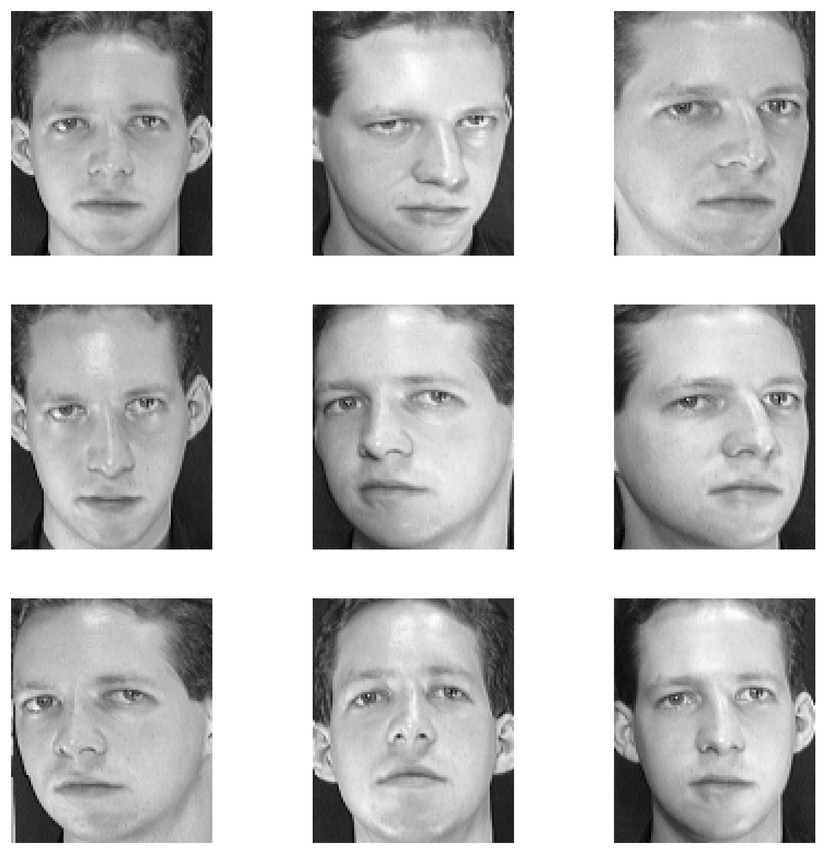
#> input picture 2019 Autumn：computer vision/EXP 4：face detection/image/eigenface_detect/data_set.jpg, 826 x 854 px, shrunk from 2248 x 2325 before the run; its folder holds only this picture in this run
$ python -i visual_features.py   (imports and definitions only)   (older library calls are emulated)
#> lines starting #> are read from the running program, lines starting #| are printed output that depends on the picture
"""!
@brief Visual Features
@details: This script stores the functions required for basic image feature
extraction
@author Theodoros Giannakopoulos {tyiannak@gmail.com}
"""
import cv2
from skimage.feature import local_binary_pattern
from skimage.feature import hog
from numpy.lib.stride_tricks import as_strided as ast
import os
import pickle
import scipy
import numpy as np


class ImageFeatureExtractor():
    """@brief  Image Feature Extractor Class
    @param list_of_features (\a list) list of features to extract. One or
    more from []
    """
    def __init__(self, list_of_features=["lbps", "hogs", "colors"]):
        # get all annotations using multiple annotator flag:
        self.list_of_features = list_of_features


    def getRGBS(self, image):
        n_bins_per_hist = 16
        chans = cv2.split(image)
        colors = ("r", "g", "b")
        features = []
        features_sobel = []
        # RGB Histograms:
        for (chan, color) in zip(chans, colors):  # loop over the image channels
            # get histograms
            hist = cv2.calcHist([chan], [0], None, [n_bins_per_hist], [0, 256])
            hist = hist / hist.sum()
            features.extend(hist[:, 0].tolist())
        features.extend(features_sobel)
        # Gray Histogram
        img_gray = cv2.cvtColor(image, cv2.COLOR_BGR2GRAY)
        hist_gray = cv2.calcHist([chan], [0], None, [n_bins_per_hist], [0, 256])
        hist_gray = hist_gray / hist_gray.sum()
        features.extend(hist_gray[:, 0].tolist())
        grad_x = np.abs(
            cv2.Sobel(img_gray, cv2.CV_16S, 1, 0, ksize=3, scale=1, delta=0,
                      borderType=cv2.BORDER_DEFAULT))
        grad_y = np.abs(
            cv2.Sobel(img_gray, cv2.CV_16S, 0, 1, ksize=3, scale=1, delta=0,
                      borderType=cv2.BORDER_DEFAULT))
        abs_grad_x = cv2.convertScaleAbs(grad_x)
        abs_grad_y = cv2.convertScaleAbs(grad_y)
        dst = cv2.addWeighted(abs_grad_x, 0.5, abs_grad_y, 0.5, 0)
        histSobel = cv2.calcHist([dst], [0], None, [n_bins_per_hist], [0, 256])
        histSobel = histSobel / histSobel.sum()
        features.extend(histSobel[:, 0].tolist())
        # HSV histogram
        hsv = cv2.cvtColor(image, cv2.COLOR_BGR2HSV)
        chans = cv2.split(hsv)  # take the S channel
        S = chans[1]
        hist2 = cv2.calcHist([S], [0], None, [n_bins_per_hist], [0, 256])
        hist2 = hist2 / hist2.sum()
        features.extend(hist2[:, 0].tolist())
        f_names = ["Color-R" + str(i) for i in range(n_bins_per_hist)]
        f_names.extend(["Color-G" + str(i) for i in range(n_bins_per_hist)])
        f_names.extend(["Color-B" + str(i) for i in range(n_bins_per_hist)])
        f_names.extend(["Color-Gray" + str(i) for i in range(n_bins_per_hist)])
        f_names.extend(["Color-GraySobel" + str(i) for i in range(n_bins_per_hist)])
        f_names.extend(["Color-Satur" + str(i) for i in range(n_bins_per_hist)])
        return np.array(features), f_names

    def block_view(self, A, block=(32, 32)):
        shape = (A.shape[0] // block[0], A.shape[1] // block[1]) + block
        strides = (block[0] * A.strides[0], block[1] * A.strides[1]) + A.strides

        return ast(A, shape=shape, strides=strides)

    def normalize(self, v):
        norm = np.linalg.norm(v)
        if norm == 0:
            return v
        return v / norm

    def getLBP(self, img):
        img2 = cv2.cvtColor(img, cv2.COLOR_BGR2GRAY)
        radius = 1
        n_points = 8 * radius
        lbpImage = (local_binary_pattern(img2, n_points, radius)).astype(
            int) ** (1.0 / radius)
        # block processing:
        lbpImages = self.block_view(lbpImage,
                                    (int(lbpImage.shape[0] / 4),
                                     int(lbpImage.shape[1] / 4)))
        count = 0
        LBP = np.array([]);
        for i in range(lbpImages.shape[0]):  # for each block:
            for j in range(lbpImages.shape[1]):
                count += 1
                LBPt = cv2.calcHist([lbpImages[i, j, :, :].astype('uint8')],
                                    [0], None, [8], [0, 256])
                LBP = np.append(LBP, LBPt[:, 0]);
        f_names = ["LBP" + str(i).zfill(2) for i in range(len(LBP))]
        return self.normalize(LBP), f_names

    def getHOG(self, img, n_hogs_per_dim = 4):
        pixels_per_cell_h = img.shape[0] // n_hogs_per_dim
        pixels_per_cell_w = img.shape[1] // n_hogs_per_dim
        fd = hog(img, orientations=8,
                  pixels_per_cell=(pixels_per_cell_h, pixels_per_cell_w),
                  cells_per_block=(1, 1), visualize=False, multichannel=True)
        f_names = ['HOG' + str(i).zfill(2) for i in range(len(fd))]
        return fd, f_names

    # [19 lines left out: function getKAZE, not called in this run]

    def extract_features(self, file_path):
        # read image
        img = cv2.cvtColor(cv2.imread(file_path), cv2.COLOR_BGR2RGB)
#> img is the input picture: shape (854, 826, 3); min 0, max 255, mean 191.7
        features = []
        feature_names = []
        if "colors" in self.list_of_features:
            f, fn = self.getRGBS(img)
#> the loop in getRGBS, `for (chan, color) in zip(chans, colors):` made 3 passes
#> color on passes 1 to 3: 'r', 'g', 'b'
#> after the loop in getRGBS, `for (chan, color) in zip(chans, colors):`: features = 48 values, max 0.37 at index 15, min 0.00179 at index 0, mean 0.0625
#> in getRGBS, `hist_gray = cv2.calcHist([chan], [0], None, [n_bins_per_hist], [0, 256])`: hist_gray = [1263, 10718, 34353, 17809, 11984, 12604, 12989, 14921, 19405, 30992, 51016, 83794, 75199, 49114, 18455, 260788]
#> in getRGBS, `hist_gray = hist_gray / hist_gray.sum()`: hist_gray = [0.00179, 0.0152, 0.0487, 0.0252, 0.017, 0.0179, 0.0184, 0.0212, 0.0275, 0.0439, 0.0723, 0.119, 0.107, 0.0696, 0.0262, 0.37]
#> in getRGBS, `grad_y = np.abs( cv2.Sobel(img_gray, cv2.CV_16S, 0, 1, ksize=3, scale=..`:
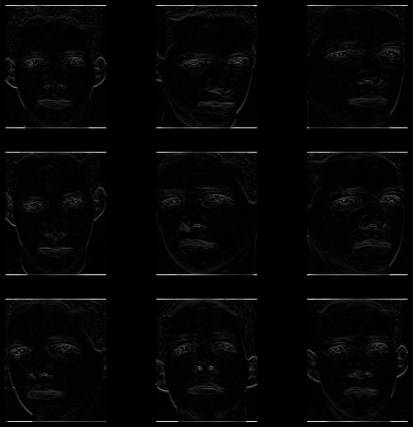
#> grad_y: shape (854, 826) int16 (shown at 1/2 size); min 0, max 1020, mean 20.8; drawn with min black and max white
#> in getRGBS, `abs_grad_x = cv2.convertScaleAbs(grad_x)`:
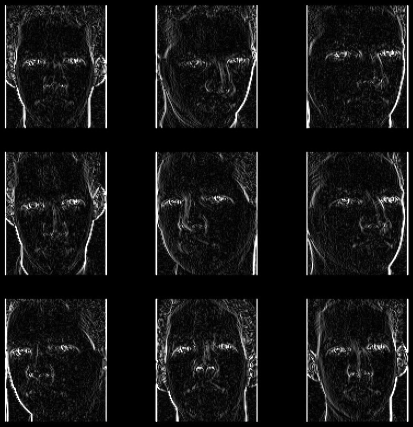
#> abs_grad_x: shape (854, 826) (shown at 1/2 size); min 0, max 255, mean 21.5
#> in getRGBS, `abs_grad_y = cv2.convertScaleAbs(grad_y)`:
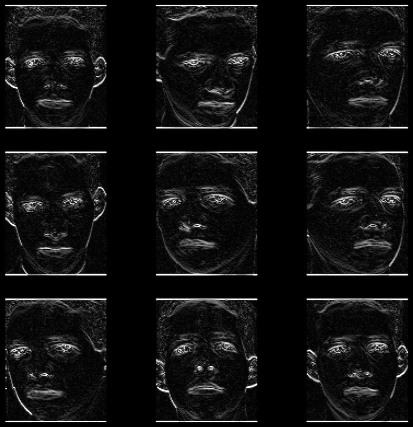
#> abs_grad_y: shape (854, 826) (shown at 1/2 size); min 0, max 255, mean 17.9
#> in getRGBS, `dst = cv2.addWeighted(abs_grad_x, 0.5, abs_grad_y, 0.5, 0)`:
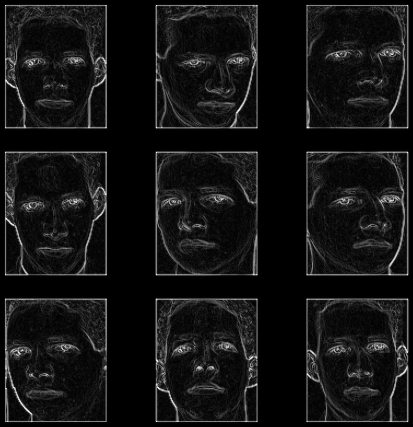
#> dst: shape (854, 826) (shown at 1/2 size); min 0, max 255, mean 19.7
#> in getRGBS, `histSobel = cv2.calcHist([dst], [0], None, [n_bins_per_hist], [0, 256])`: histSobel = [462568, 117471, 47661, 22664, 12041, 7390, 4851, 3817, 18885, 3497, 1776, 1016, 642, 423, 292, 410]
#> in getRGBS, `histSobel = histSobel / histSobel.sum()`: histSobel = [0.656, 0.167, 0.0676, 0.0321, 0.0171, 0.0105, 0.00688, 0.00541, 0.0268, 0.00496, 0.00252, 0.00144, 0.00091, 0.0006, 0.000414, 0.000581]
#> in getRGBS, `hist2 = cv2.calcHist([S], [0], None, [n_bins_per_hist], [0, 256])`: hist2 = [705404, 0, 0, 0, 0, 0, 0, 0, 0, 0, 0, 0, 0, 0, 0, 0]
#> in getRGBS, `hist2 = hist2 / hist2.sum()`: hist2 = [1, 0, 0, 0, 0, 0, 0, 0, 0, 0, 0, 0, 0, 0, 0, 0]
#> f = 96 values, max 1 at index 80, min 0 at index 81, mean 0.0625; fn = 96 items, first 6: 'Color-R0', 'Color-R1', 'Color-R2', 'Color-R3', 'Color-R4', 'Color-R5'
            features.append(f)
            feature_names += fn
#> feature_names has the same summary as fn
        if "lbps" in self.list_of_features:
            f, fn = self.getLBP(img)
#> in getLBP, `lbpImage = (local_binary_pattern(img2, n_points, radius)).astype( int)..`:
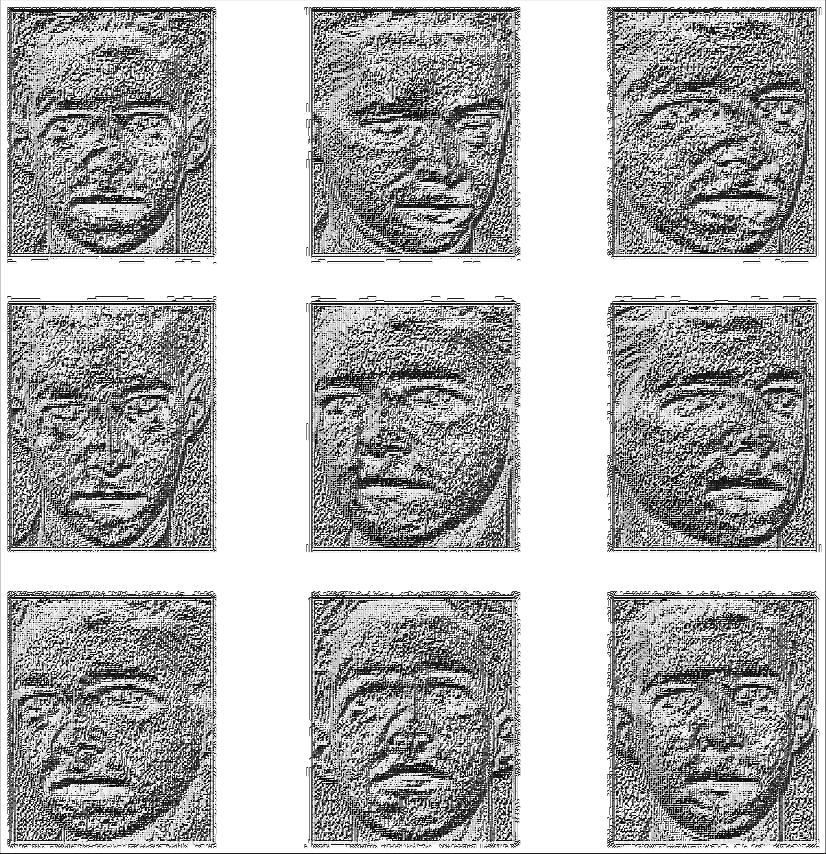
#> lbpImage: shape (854, 826) float64; min 0, max 255, mean 176.1
#> in block_view, `strides = (block[0] * A.strides[0], block[1] * A.strides[1]) + A.strides`: strides = (1407504, 1648, 6608, 8)
#> after the loop in getLBP, `for i in range(lbpImages.shape[0]):`: count = 16
#> f = 128 values, max 0.296 at index 55, min 0.00418 at index 45, mean 0.0537; fn = 128 items, first 6: 'LBP00', 'LBP01', 'LBP02', 'LBP03', 'LBP04', 'LBP05'
            features.append(f)
            feature_names += fn
#> feature_names = 224 items, first 6: 'Color-R0', 'Color-R1', 'Color-R2', 'Color-R3', 'Color-R4', 'Color-R5'
        if "hogs" in self.list_of_features:
            f, fn = self.getHOG(img)
#> in getHOG, `fd = hog(img, orientations=8, pixels_per_cell=(pixels_per_cell_h, pixe..`: fd = 128 values, max 0.441 at index 80, min 0.203 at index 73, mean 0.348
#> in getHOG, `f_names = ['HOG' + str(i).zfill(2) for i in range(len(fd))]`: f_names = 128 items, first 6: 'HOG00', 'HOG01', 'HOG02', 'HOG03', 'HOG04', 'HOG05'
#> f has the same summary as fd in getHOG; fn has the same summary as f_names in getHOG
            features.append(f)
            feature_names += fn
#> feature_names = 352 items, first 6: 'Color-R0', 'Color-R1', 'Color-R2', 'Color-R3', 'Color-R4', 'Color-R5'
        if "kaze" in self.list_of_features:
            f, fn = self.getKAZE(img)
            features.append(f)
            feature_names += fn
        features = np.concatenate(features)
#> features = 352 values, max 1 at index 80, min 0 at index 81, mean 0.163
        return features, feature_names

class ImageMatch(object):
    # [8 lines left out: function __init__, not called in this run]

    def cos_cdist(self, vector): # cosine distance between search image and db
        v = vector.reshape(1, -1)
        return scipy.spatial.distance.cdist(self.matrix, v, 'cosine').reshape(-1)

    # [19 lines left out: functions match, batch_extractor_match, not called in this run]

>>> result = ImageFeatureExtractor().extract_features('../../../2019 Autumn：computer vision/EXP 4：face detection/image/eigenface_detect/data_set.jpg')

$ run again, on 2019 Autumn：computer vision/EXP 4：face detection/image/eigenface_detect/mean_face.jpg
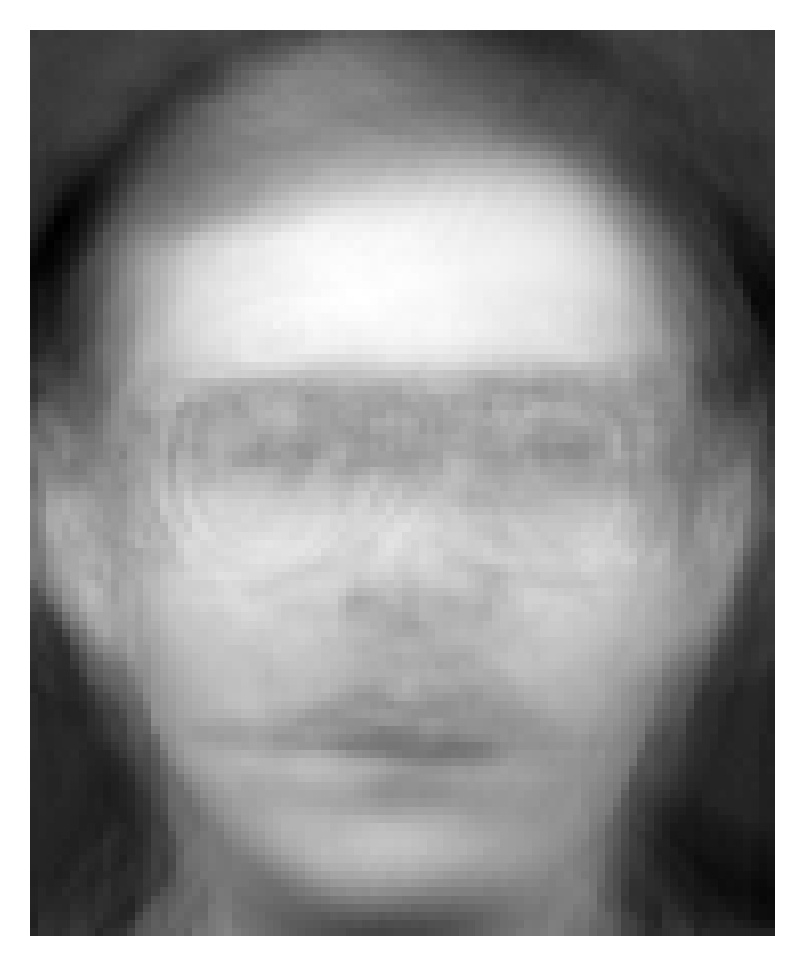
#> input picture 2019 Autumn：computer vision/EXP 4：face detection/image/eigenface_detect/mean_face.jpg, 804 x 966 px
#> in extract_features, img is the input picture: shape (966, 804, 3); min 0, max 255, mean 151.3
#> the loop in getRGBS, `for (chan, color) in zip(chans, colors):` made 3 passes
#> color on passes 1 to 3: 'r', 'g', 'b'
#> after the loop in getRGBS, `for (chan, color) in zip(chans, colors):`: features = 48 values, max 0.163 at index 15, min 0.00788 at index 0, mean 0.0625
#> in getRGBS, `hist_gray = cv2.calcHist([chan], [0], None, [n_bins_per_hist], [0, 256])`: hist_gray = [6117, 17028, 56562, 61294, 34416, 26932, 31979, 40849, 43536, 70039, 83709, 62745, 50609, 37027, 26982, 126840]
#> in getRGBS, `hist_gray = hist_gray / hist_gray.sum()`: hist_gray = [0.00788, 0.0219, 0.0728, 0.0789, 0.0443, 0.0347, 0.0412, 0.0526, 0.0561, 0.0902, 0.108, 0.0808, 0.0652, 0.0477, 0.0347, 0.163]
#> in getRGBS, `dst = cv2.addWeighted(abs_grad_x, 0.5, abs_grad_y, 0.5, 0)`:
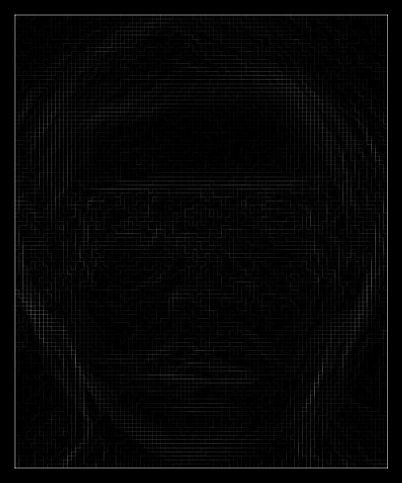
#> dst: shape (966, 804) (shown at 1/2 size); min 0, max 255, mean 5.7
#> in getRGBS, `histSobel = cv2.calcHist([dst], [0], None, [n_bins_per_hist], [0, 256])`: histSobel = [698566, 57966, 11200, 1987, 284, 51, 6, 0, 6557, 31, 0, 0, 2, 2, 7, 5]
#> in getRGBS, `histSobel = histSobel / histSobel.sum()`: histSobel = [0.899, 0.0746, 0.0144, 0.00256, 0.000366, 6.57e-05, 7.73e-06, 0, 0.00844, 3.99e-05, 0, 0, 2.58e-06, 2.58e-06, 9.01e-06, 6.44e-06]
#> hsv: shape (966, 804, 3); mean H, S, V 0, 0, 151.3
#> S: shape (966, 804); every value is 0
#> in getRGBS, `hist2 = cv2.calcHist([S], [0], None, [n_bins_per_hist], [0, 256])`: hist2 = [776664, 0, 0, 0, 0, 0, 0, 0, 0, 0, 0, 0, 0, 0, 0, 0]
#> in getRGBS, `hist2 = hist2 / hist2.sum()`: hist2 = [1, 0, 0, 0, 0, 0, 0, 0, 0, 0, 0, 0, 0, 0, 0, 0]
#> in extract_features, `f, fn = self.getRGBS(img)`: f = 96 values, max 1 at index 80, min 0 at index 71, mean 0.0625; fn = 96 items, first 6: 'Color-R0', 'Color-R1', 'Color-R2', 'Color-R3', 'Color-R4', 'Color-R5'
#> in extract_features, `feature_names += fn`: feature_names has the same summary as fn
#> in getLBP, `lbpImage = (local_binary_pattern(img2, n_points, radius)).astype( int)..`:
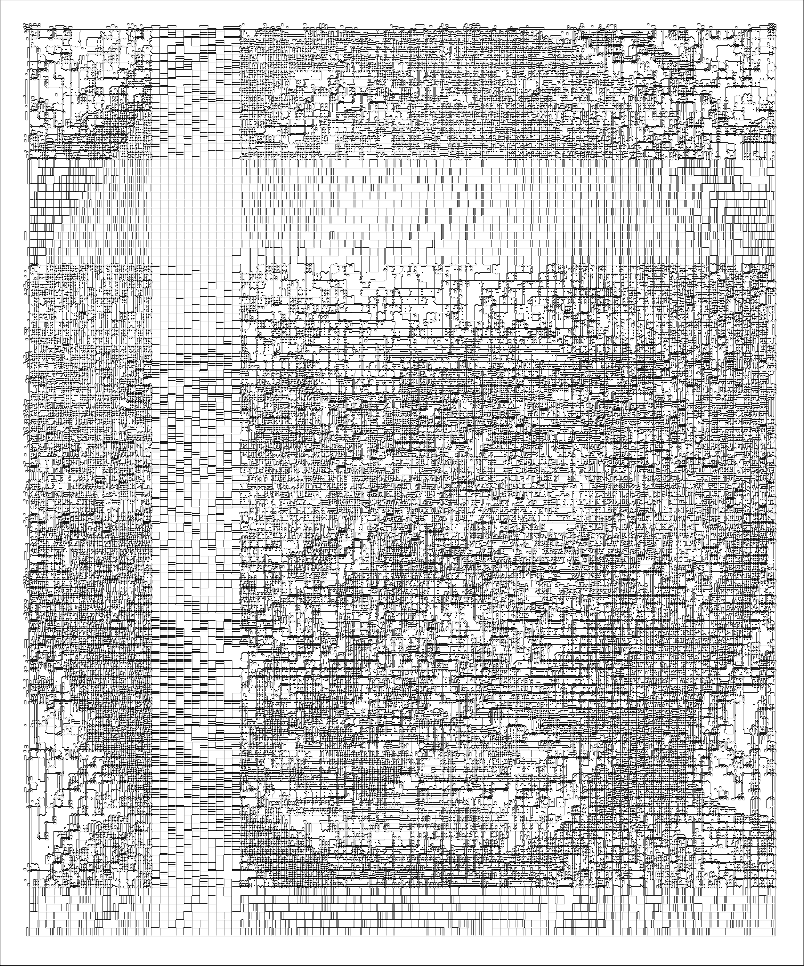
#> lbpImage: shape (966, 804) float64; min 0, max 255, mean 195.8
#> strides = (1550112, 1608, 6432, 8)
#> after the loop in getLBP, `for i in range(lbpImages.shape[0]):`: count = 16
#> in extract_features, `f, fn = self.getLBP(img)`: f = 128 values, max 0.279 at index 7, min 0.000124 at index 29, mean 0.0469; fn = 128 items, first 6: 'LBP00', 'LBP01', 'LBP02', 'LBP03', 'LBP04', 'LBP05'
#> in extract_features, `feature_names += fn`: feature_names = 224 items, first 6: 'Color-R0', 'Color-R1', 'Color-R2', 'Color-R3', 'Color-R4', 'Color-R5'
#> fd = 128 values, max 0.664 at index 0, min 0.0148 at index 5, mean 0.278
#> in getHOG, `f_names = ['HOG' + str(i).zfill(2) for i in range(len(fd))]`: f_names = 128 items, first 6: 'HOG00', 'HOG01', 'HOG02', 'HOG03', 'HOG04', 'HOG05'
#> in extract_features, `f, fn = self.getHOG(img)`: f has the same summary as fd in getHOG; fn has the same summary as f_names in getHOG
#> in extract_features, `feature_names += fn`: feature_names = 352 items, first 6: 'Color-R0', 'Color-R1', 'Color-R2', 'Color-R3', 'Color-R4', 'Color-R5'
#> in extract_features, `features = np.concatenate(features)`: features = 352 values, max 1 at index 80, min 0 at index 71, mean 0.135
